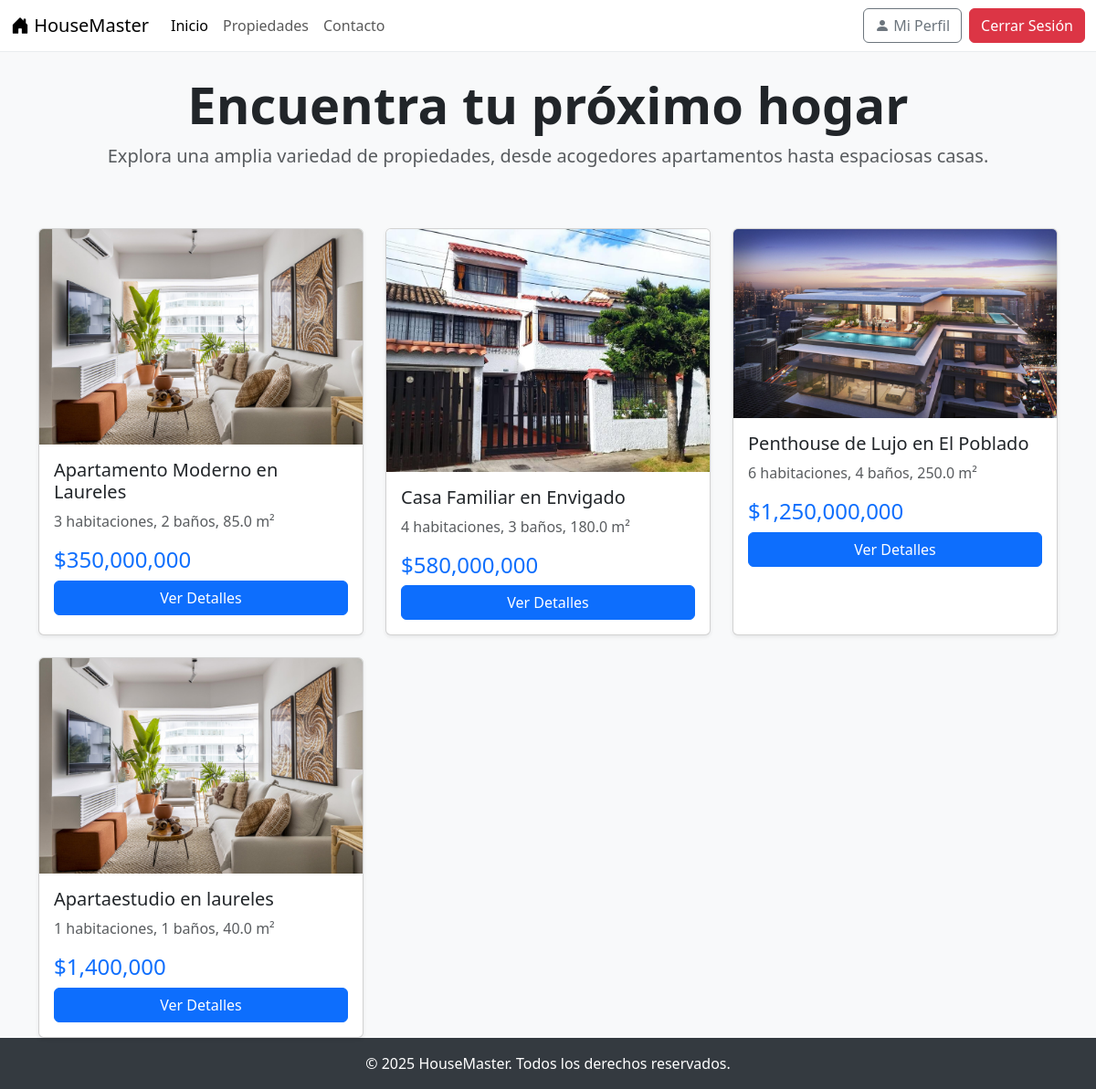
The app's page / (signed in) with its own data.
### core/models.py (models this page shows, shortened)
class Property(models.Model):
    title = models.CharField(max_length=200)
    description = models.TextField()
    price = models.DecimalField(max_digits=12, decimal_places=2)
    type = models.CharField(max_length=100)   # Venta / Arriendo
    area = models.FloatField()
    rooms = models.IntegerField()
    bathrooms = models.IntegerField()
    status = models.CharField(max_length=50)  # Disponible, Vendida, etc.
    city = models.CharField(max_length=100)
    department = models.CharField(max_length=100)
    address = models.CharField(max_length=255)
    created_at = models.DateTimeField(auto_now_add=True)
    image = models.ImageField(upload_to='properties/', blank=True, null=True)

### core/views.py (the view)
# urls.py: 2. Add a URL to urlpatterns:  path('', views.home, name='home')
def home(request):
    properties = Property.objects.all()
    return render(request, 'core/home.html', {'properties': properties})

### core/templates/core/home.html (shortened to what this page needs)
{% extends "base.html" %}
{% load humanize %}
{% block content %}
<div class="row text-center mb-5">
    <div class="col-12">
        <h1 class="display-4 fw-bold">Encuentra tu próximo hogar </h1>
        <p class="lead text-muted">Explora una amplia variedad de propiedades, desde acogedores apartamentos hasta espaciosas casas.</p>
    </div>
</div>
<div class="row row-cols-1 row-cols-md-3 g-4">
    {% if properties %}
        {% for prop in properties %}
        <div class="col">
            <div class="card h-100 shadow-sm">
                {% if prop.image %}
                    <img src="{{ prop.image.url }}" class="card-img-top" alt="Imagen de {{ prop.title }}">
                {% else %}
                    <img src="https://placehold.co/600x400/E9ECEF/ADB5BD?text={{ prop.title }}" class="card-img-top" alt="Imagen de {{ prop.title }}">
                {% endif %}
                <div class="card-body">
                    <h5 class="card-title">{{ prop.title }}</h5>
                    <p class="card-text text-muted">
                        {{ prop.rooms }} habitaciones, {{ prop.bathrooms }} baños, {{ prop.area }} m²
                    </p>
                    <p class="h4 text-primary">${{ prop.price|floatformat:0|intcomma }}</p>
                    <a href="#" class="btn btn-primary w-100">Ver Detalles</a>
                </div>
            </div>
        </div>
        {% endfor %}
    {% else %}
        <p class="text-center text-muted">No hay propiedades disponibles en este momento.</p>
    {% endif %}
</div>
{% endblock %}

### core/templates/base.html (style rules this page uses)
body { background-color: #f8f9fa; }

### records on screen
Property: image (picture), title "Apartamento Moderno en Laureles", rooms "3", bathrooms "2", area "85.0", price "350,000,000"
Property: image (picture), title "Casa Familiar en Envigado", rooms "4", bathrooms "3", area "180.0", price "580,000,000"
Property: image (picture), title "Penthouse de Lujo en El Poblado", rooms "6", bathrooms "4", area "250.0", price "1,250,000,000"
Property: image (picture), title "Apartaestudio en laureles", rooms "1", bathrooms "1", area "40.0", price "1,400,000"
